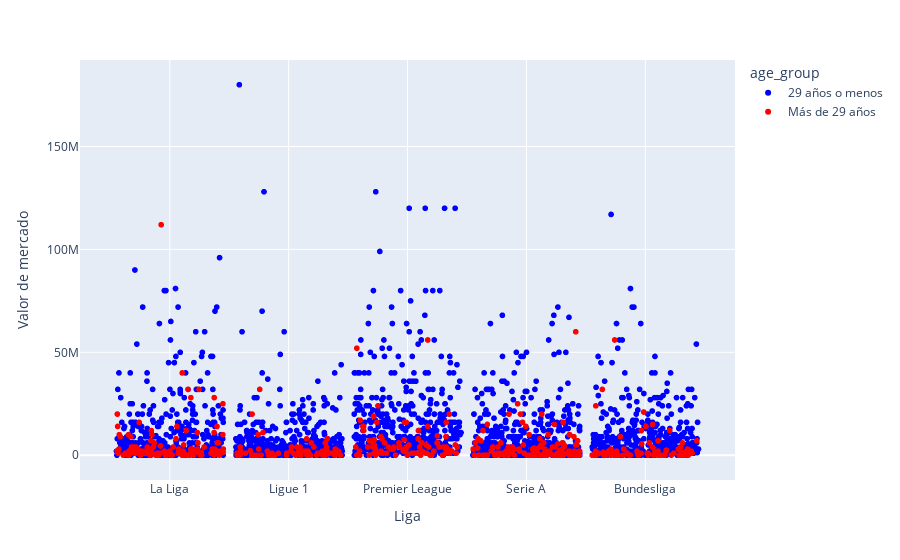

Notebook cell for this chart:
### Markdown cell above
Grafico interactivo

### Code cell
league_categories = df_1920['league'].unique()
num_categories = len(league_categories)
category_positions = {league: i+1 for i, league in enumerate(league_categories)}

# Agregar un poco de jitter en la posición de los puntos en el eje x
df_1920['jittered_league'] = df_1920['league'].map(category_positions) + np.random.uniform(-0.45, 0.45, len(df_1920))

# Crear una nueva columna para clasificar a los jugadores según su edad
df_1920['age_group'] = np.where(df_1920['age'] > 29, 'Más de 29 años', '29 años o menos')

max_age = df_1920['age'].max()
min_age = df_1920['age'].min()

# Crear un scatterplot con tres variables y una escala de colores personalizada
fig = px.scatter(df_1920, x="jittered_league", y="value", color="age_group", hover_name="player",
                 color_discrete_sequence=["blue", "red"])

# Personalizar los títulos de los ejes
fig.update_layout(xaxis_title="Liga", yaxis_title="Valor de mercado")

# Personalizar las etiquetas de las marcas en el eje x
fig.update_xaxes(tickvals=list(category_positions.values()), ticktext=list(category_positions.keys()))

fig.show()

### Figure 1 — Plotly figure (JSON) as saved in the notebook; plotly's stock layout.template omitted (floating-point values rounded to 4 significant figures; data arrays with more than 128 entries replaced by an {"elided": "..."} marker saying what was removed)
{"data": [{"hovertemplate": "<b>%{hovertext}</b><br><br>age_group=29 años o menos<br>jittered_league=%{x}<br>value=%{y}<extra></extra>", "hovertext": {"elided": "2148 str values"}, "legendgroup": "29 años o menos", "marker": {"color": "blue", "symbol": "circle"}, "mode": "markers", "name": "29 años o menos", "showlegend": true, "type": "scattergl", "x": {"elided": "2148 float values"}, "xaxis": "x", "y": {"elided": "2148 int values"}, "yaxis": "y"}, {"hovertemplate": "<b>%{hovertext}</b><br><br>age_group=Más de 29 años<br>jittered_league=%{x}<br>value=%{y}<extra></extra>", "hovertext": {"elided": "496 str values"}, "legendgroup": "Más de 29 años", "marker": {"color": "red", "symbol": "circle"}, "mode": "markers", "name": "Más de 29 años", "showlegend": true, "type": "scattergl", "x": {"elided": "496 float values"}, "xaxis": "x", "y": {"elided": "496 int values"}, "yaxis": "y"}], "layout": {"legend": {"title": {"text": "age_group"}, "tracegroupgap": 0}, "margin": {"t": 60}, "xaxis": {"anchor": "y", "domain": [0, 1], "ticktext": ["La Liga", "Ligue 1", "Premier League", "Serie A", "Bundesliga"], "tickvals": [1, 2, 3, 4, 5], "title": {"text": "Liga"}}, "yaxis": {"anchor": "x", "domain": [0, 1], "title": {"text": "Valor de mercado"}}}}
